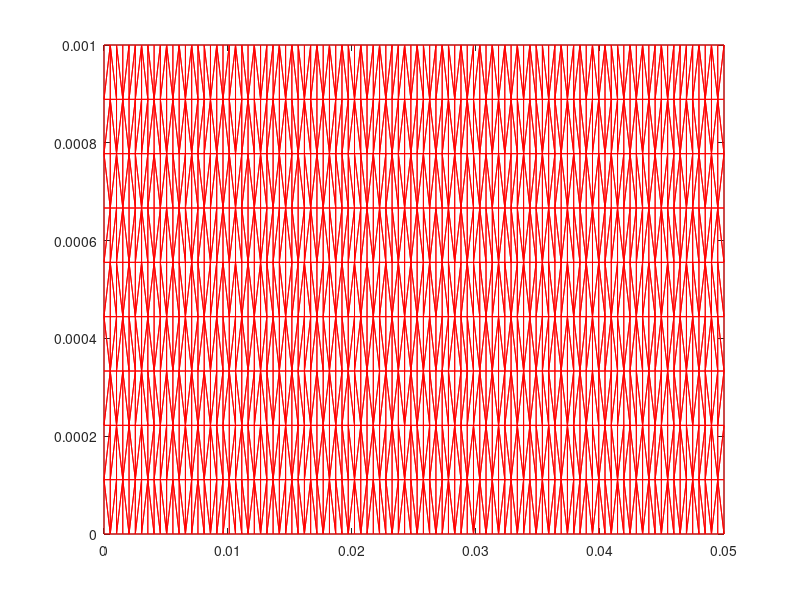
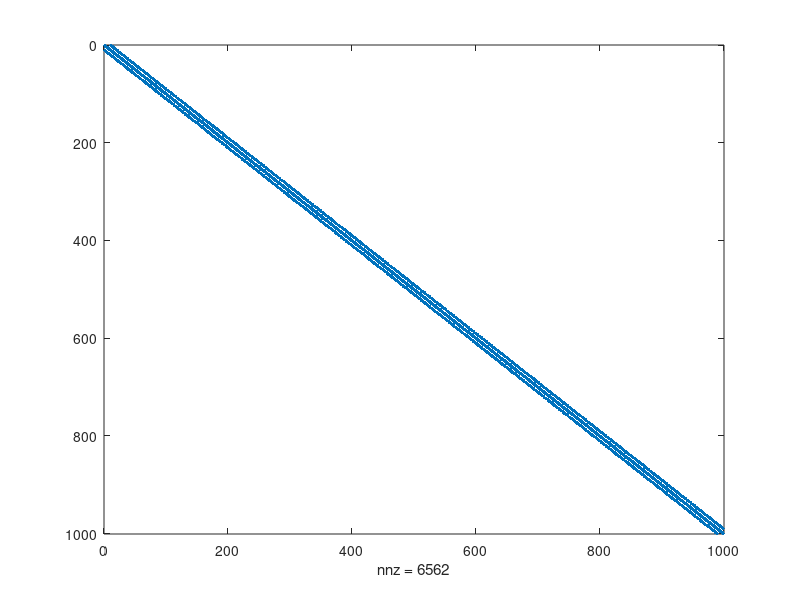
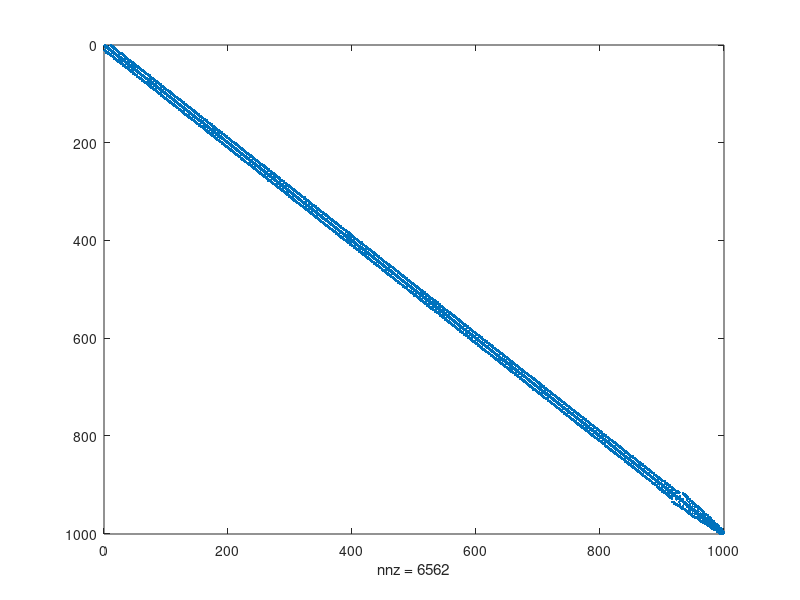
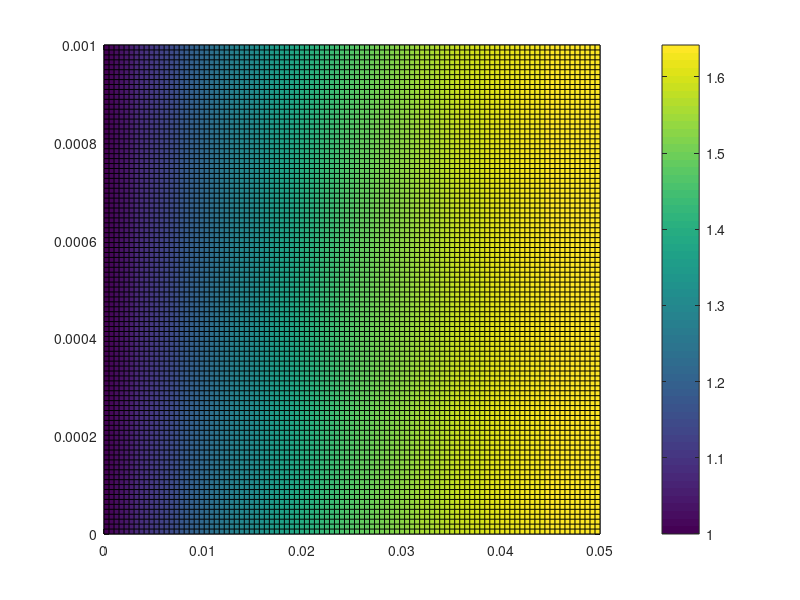

These charts were generated, in order, by the following MATLAB code:
% =====================07-Dec-2017 Final Project============================
% Siyuan_Song Final Project for EN234
% 07-Dec-Example 1
%
% Program Description------------------------------------------------------
%
% 1. This Program is intended to calculate the acoustic field in porous media
% for different kinds of structure.
%
% 2. The following variables will be calculated in the current program
%
% ==========================================================================
% =========================The Main Function================================
%
function FEM_Final()
clear;clc;
%
% ----------------------Part 1 Basic parameters----------------------------
%
% ---Material Parameters
density = 1.23;                 % density
viscosity = 1.95*10^(-5);       % viscosityu
kata = 0.024;                   % specific heat capacity
gama = 1.4;                     % specific heat ratio
p0 = 1.013*10^(5);              % ambient air pressure
cp = 1004;                      % specifica heat capacity of air at constant pressure
pr = viscosity*cp/kata;         % Prantle number
c0 = 343;                       % sound speed in air
air_impedance = density*c0;     % air impedance
freq = 1000;
coeff = freq*2*pi/c0;
p_background = 1;
%
% ---Structural Parameters
material_length = 0.05;         % the length of the porous material in x direction
material_height = 0.001;         % the height of the porous material in y direction
%
%----------------------------Part 2 Generating Grid------------------------
%
% ----Basic parameters
number_length = 100;            % number of node along radial direction
number_height = 10;            % number of node along circumferential direction
nnode = number_length * number_height; % number of node in the structure
coord = zeros(nnode,2);        % coordinates of the node
x_temp = linspace(0,material_length,number_length);
y_temp = linspace(0,material_height,number_height);
% ---Generate the node and the basis connect
for i=1:number_length
    for j=1:number_height
        node_count=(i-1)*number_height+j;
        coord(node_count,1)= x_temp(i);
        coord(node_count,2)= y_temp(j);
    end
end
connect=delaunay(coord(:,1),coord(:,2));%generate the connectivity array
%
connect_number=size(connect,1);
figure;
triplot(connect,coord(:,1),coord(:,2),'r');
%
% ---------------------Part 3 Global Stiffness Matrix-----------------------
%
Stif=zeros(nnode,nnode);
for lmn=1:connect_number    % Loop over all the elements
    %
    %   Set up the stiffness for the current element
    %
    a = connect(lmn,1);
    b = connect(lmn,2);
    c = connect(lmn,3);
    coord_element = zeros(3,2);
    coord_element(1,:)=coord(a,:);
    coord_element(2,:)=coord(b,:);
    coord_element(3,:)=coord(c,:);
    n_nodes=3;n_points=3;
    kel = elstif(coord_element,coeff,n_nodes,n_points);
    %
    %   Add the current element stiffness to the global stiffness
    %
    for i = 1 : 3
        for j = 1 : 3
            Stif(connect(lmn,i),connect(lmn,j)) = Stif(connect(lmn,i),connect(lmn,j)) + kel(i,j);
        end
    end
end
figure
spy(Stif)
p = symrcm(Stif); 
figure
spy(Stif(p,p))
%
%================
%
% ==========================================================================
% =========================Boundary Condition 1=============================
%
% this part is to set u_r=1 when r=a
fixnodes=zeros(number_height,2);
for j=1:number_height
    fixnodes(j,1)=j;
    fixnodes(j,2)=p_background;
end
%
% ==================== Assemble Boundary condition 1=======================
%
% Modify the global stiffness and residual to include constraints
%
resid=zeros(nnode,1);
for i=1:number_height
    for j=1:nnode
        Stif(i,j)=0;
    end
    resid(i) = fixnodes(i,2);
    Stif(i,i)=1;
end
% ================== Solve the FEM equations ==============================
%
pressure=Stif\resid;
%
% ========================Compare the result================================
%
% the results of FEM
xq = linspace(0,material_length,100);yq = linspace(0,material_height,100);
[Xq,Yq] = meshgrid(xq,yq);  
Zq=griddata(coord(:,1),coord(:,2),pressure,Xq,Yq,'v4');
figure;
pcolor(Xq,Yq,Zq);
colorbar;
% comparison of FEM and theory
figure;
plot(x_temp(number_length:(-1):1),pressure(1:number_height:nnode),'LineWidth',4);hold on
x_theory = linspace(0,material_length,10);
y_theory = cos(coeff*x_theory)./cos(coeff*material_length);
scatter(x_theory,y_theory,150)
legend('numerical simulation','theoretical prediction')
xlabel('X-direction');ylabel('Pressure')
%===================================end====================================
end
%=================Some Functions may be used in the Main function==========
%
% integrationpoints function for 2D, we can obtain the position and weight
function xi = abq_UEL_2D_integrationpoints(n_points, n_nodes)
xi=zeros(n_nodes,3);        % xi=(x,y,w)
if n_nodes==3               % nodes of the elements
    if n_points==3          % number of integration points
        xi(1,1)=0.5;xi(1,2)=0.5;xi(1,3)=1/6; % integration point 1
        xi(2,1)=0.0;xi(2,2)=0.5;xi(2,3)=1/6; % integration point 2
        xi(3,1)=0.5;xi(3,2)=0.0;xi(3,3)=1/6; % integration point 3
    end
end
end
% shapefunction for 2D, we can obtain the N and dNdx.
function f=abq_UEL_2D_shapefunctions(xi,n_points,n_nodes)
f=zeros(n_nodes,3);
if n_nodes==3
    if n_points==3
        f(1,1)=xi(1);f(1,2)=1;f(1,3)=0;
        f(2,1)=xi(2);f(2,2)=0;f(2,3)=1;
        f(3,1)=1-xi(1)-xi(2);f(3,2)=-1;f(3,3)=-1;
    end
end
end
% stiffness function, we can obtain the stiffness matrix==
function kel = elstif(coord,coeff,n_nodes,n_points)
xi = abq_UEL_2D_integrationpoints(n_points, n_nodes);
kel = 0;
for i = 1 : 3 % integration over all points
    f = abq_UEL_2D_shapefunctions(xi(i,1:2),n_points,n_nodes);
    %
    dNdxi = zeros(3,2);dNdxi(:,1) = (f(:,2))';dNdxi(:,2) = (f(:,3))';
    %
    dxdxi = coord'*dNdxi;
    dxidx = inv(dxdxi);
    %
    dNdx = dNdxi*dxidx;
    determinate = dxdxi(1,1)*dxdxi(2,2)-dxdxi(1,2)*dxdxi(2,1);
    % ---C matrix
    if n_points ==3
        if n_nodes==3
            B_wave=zeros(3,2);
            B_wave(:,1) = dNdx(:,1);B_wave(:,2) = dNdx(:,2);
        end
    end
    C = B_wave*B_wave'*xi(i,3)*determinate;
    % ---T matrixv
    if n_points == 3
        if n_nodes == 3
            B_line=zeros(3,1);
            B_line(:,1)=f(:,1);
        end
    end
    T = B_line*B_line'*xi(i,3)*determinate;
    kel = kel + 0.5*(C-coeff^2*T);
end
end
% 
%==================================end=====================================